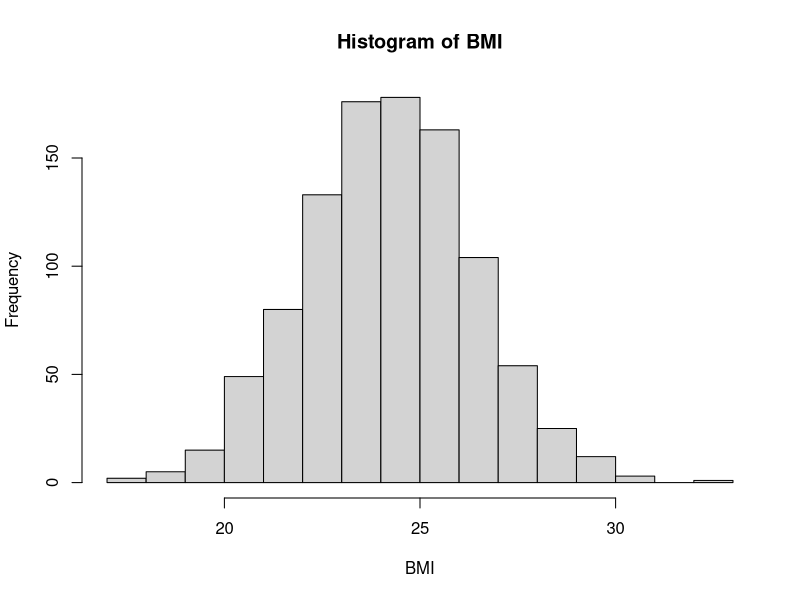
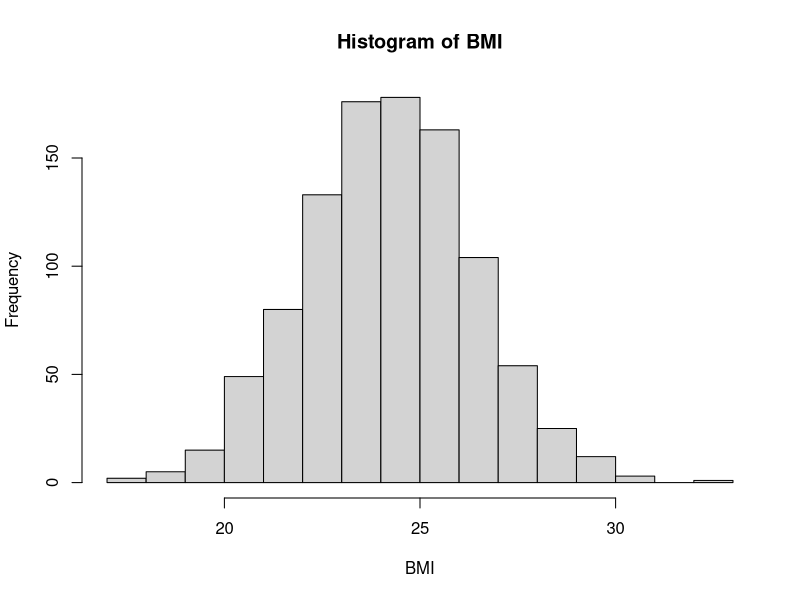
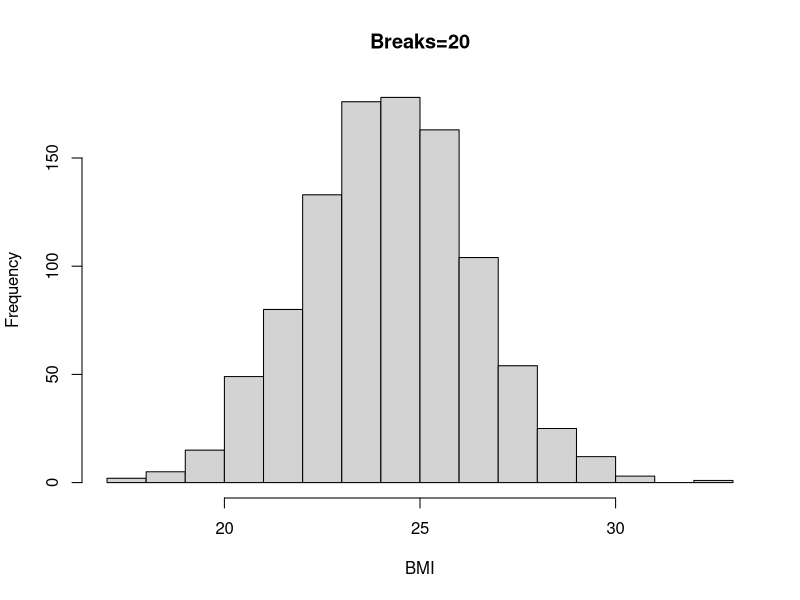
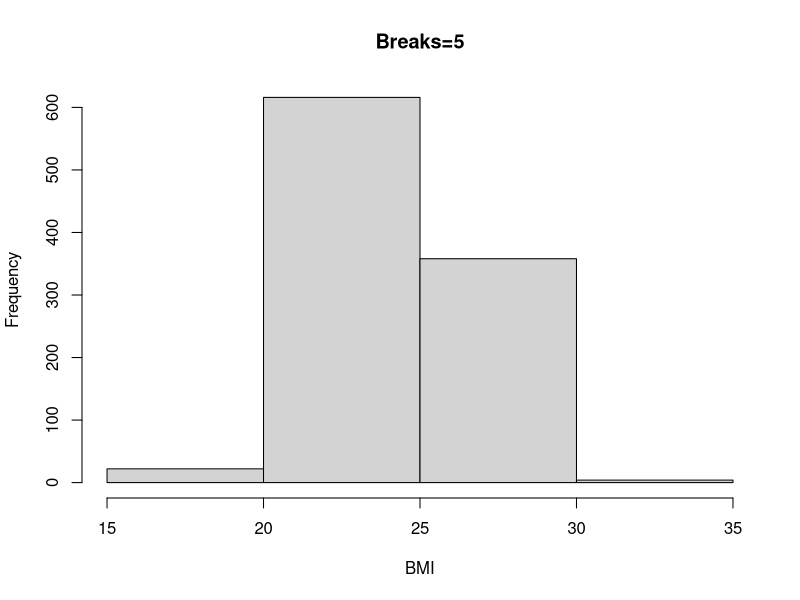

Source code (R) for these figures, in order: (Note: this script raises an error after producing the figures.)
BMI<-rnorm(n=1000, m=24.2, sd=2.2)

hist(BMI)

histinfo<-hist(BMI)
histinfo

#Number of bins
hist(BMI, breaks=20, main="Breaks=20")
hist(BMI, breaks=5, main="Breaks=5")
hist(BMI, breaks=c(17,20,23,26,29,32), main="Breaks is vector of breakpoints")
# 'x' could not be included in the range (17,32]
# hist(BMI, breaks=c(16,20,23,26,29,33), main="Breaks is vector of breakpoints")
hist(BMI, breaks=seq(17,32,by=3), main="Breaks is vector of breakpoints")

#Frequency vs Density
hist(BMI, freq=FALSE, main="Density plot")

#Plot aesthetics
hist(BMI, freq=FALSE, xlab="Body Mass Index", main="Distribution of Body Mass Index", col="lightgreen", xlim=c(15,35),  ylim=c(0, .20))
curve(dnorm(x, mean=mean(BMI), sd=sd(BMI)), add=TRUE, col="darkblue", lwd=2)